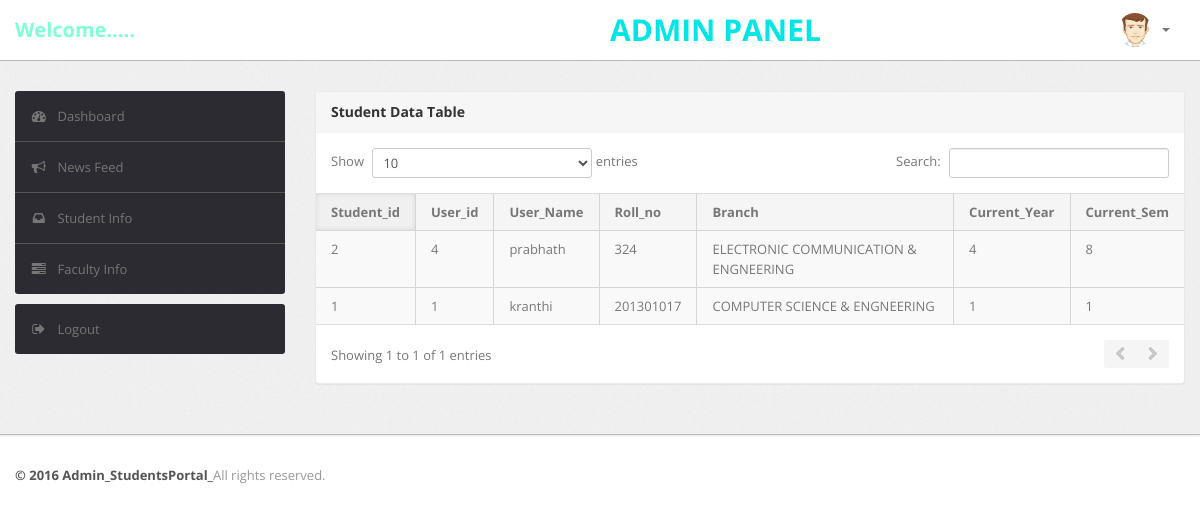
Page /Project_BTP/Admin/studentable.php on the earlier database version.
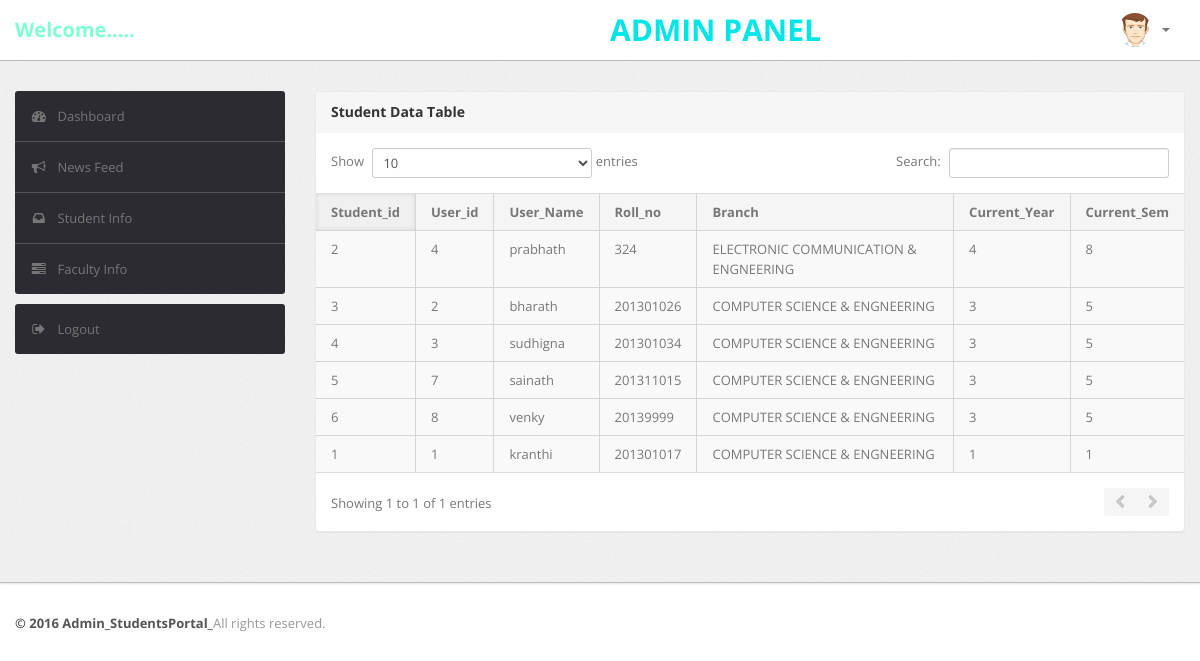
Same page on the later database version.
### tables this page shows
CREATE TABLE `Student` (
  `S_id` int(11) NOT NULL,
  `U_id` int(11) DEFAULT NULL,
  `S_rollno` int(11) DEFAULT NULL,
  `S_age` int(11) DEFAULT NULL,
  `S_dob` varchar(15) DEFAULT NULL,
  `S_address` varchar(120) DEFAULT NULL
);

CREATE TABLE `User` (
  `U_id` int(11) NOT NULL,
  `F_name` varchar(20) DEFAULT NULL,
  `L_name` varchar(20) DEFAULT NULL,
  `U_name` varchar(20) DEFAULT NULL,
  `U_gender` varchar(10) DEFAULT NULL,
  `U_email` varchar(40) DEFAULT NULL,
  `U_password` varchar(100) DEFAULT NULL,
  `U_phone_no` varchar(20) DEFAULT NULL,
  `U_category` varchar(20) DEFAULT NULL
);

CREATE TABLE `Department` (
  `D_id` int(11) NOT NULL,
  `D_name` varchar(40) DEFAULT NULL,
  `D_intake` int(11) DEFAULT NULL,
  `D_period` int(11) DEFAULT NULL
);

CREATE TABLE `Semester` (
  `Sem_id` int(11) NOT NULL,
  `year` int(11) DEFAULT NULL,
  `season` varchar(20) DEFAULT NULL,
  `Sem_no` int(11) DEFAULT NULL
);

### Project_BTP/Admin/studentable.php (the view, shortened to what the changed rows need)
<?php
include "dbConfig.php";
?>
<!DOCTYPE html>
<html lang="en">
<head>
    <head>
        <link type="text/css" href="bootstrap/css/bootstrap.min.css" rel="stylesheet">
        <link type="text/css" href="bootstrap/css/bootstrap-responsive.min.css" rel="stylesheet">
        <link type="text/css" href="css/theme.css" rel="stylesheet">
        <link type="text/css" href="images/icons/css/font-awesome.css" rel="stylesheet">
    </head>
    <body>
        <div class="wrapper">
            <div class="container">
                <div class="row">
                    <div class="span9">
                        <div class="content">
                            <div class="module">
                                <div class="module-body table">
                                    <table cellpadding="0" cellspacing="0" border="0" class="datatable-1 table table-bordered table-striped	 display"
                                        width="100%">
                                        <thead>
                                            <tr>
                                                <th>
                                                    Student_id
                                                </th>
                                                <th>
                                                    User_id
                                                </th>
                                                <th>
                                                    User_Name
                                                </th>
                                                <th>
                                                    Roll_no
                                                </th>
                                                <th>
                                                    Branch
                                                </th>
                                                <th>
                                                    Current_Year
                                                </th>
                                                <th>
                                                    Current_Sem
                                                </th>
                                            </tr>
                                        </thead>
                                        <?php
                                        $sql = "SELECT Student.S_id,Student.U_id,User.U_name,Student.S_rollno,Department.D_name,Semester.year,Semester.Sem_no FROM Student,User,Belongs,Studying,Department,Semester Where Student.U_id=User.U_id AND Student.S_id=Belongs.S_id AND Student.S_id=Studying.S_id AND Belongs.D_id=Department.D_id AND Studying.Sem_id=Semester.Sem_id ";
                                        $result = $conn->query($sql);
                                        if ($result->num_rows > 0) {
                                        while($row = $result->fetch_assoc())
                                        {
                                      echo '<tbody>
                                            <tr class="odd gradeX">
                                                <td class="center" >'.
                                                    $row["S_id"].'
                                                </td>
                                                <td>'.
                                                    $row["U_id"].'
                                                </td>
                                                <td>'.
                                                    $row["U_name"].'
                                                </td>
                                                <td>'.
                                                    $row["S_rollno"].'
                                                </td>
                                                <td>'.
                                                    $row["D_name"].'
                                                </td>
                                                <td>'.
                                                    $row["year"].'
                                                </td>
                                                <td>'.
                                                    $row["Sem_no"].'
                                                </td>
                                            </tr>';
                                        }}
                                               ?>
                                    </table>
                                </div>
                            </div>
                        </div>
                    </div>
                </div>
            </div>
        </div>
    </body>

Differences in the rows shown:
added student: S_id "3", U "2", U.U_name "bharath", S_rollno "201301026", department.D_name "COMPUTER SCIENCE & ENGNEERING", semester.year "3", semester.Sem_no "5"
added student: S_id "4", U "3", U.U_name "sudhigna", S_rollno "201301034", department.D_name "COMPUTER SCIENCE & ENGNEERING", semester.year "3", semester.Sem_no "5"
added student: S_id "5", U "7", U.U_name "sainath", S_rollno "201311015", department.D_name "COMPUTER SCIENCE & ENGNEERING", semester.year "3", semester.Sem_no "5"
added student: S_id "6", U "8", U.U_name "venky", S_rollno "20139999", department.D_name "COMPUTER SCIENCE & ENGNEERING", semester.year "3", semester.Sem_no "5"
